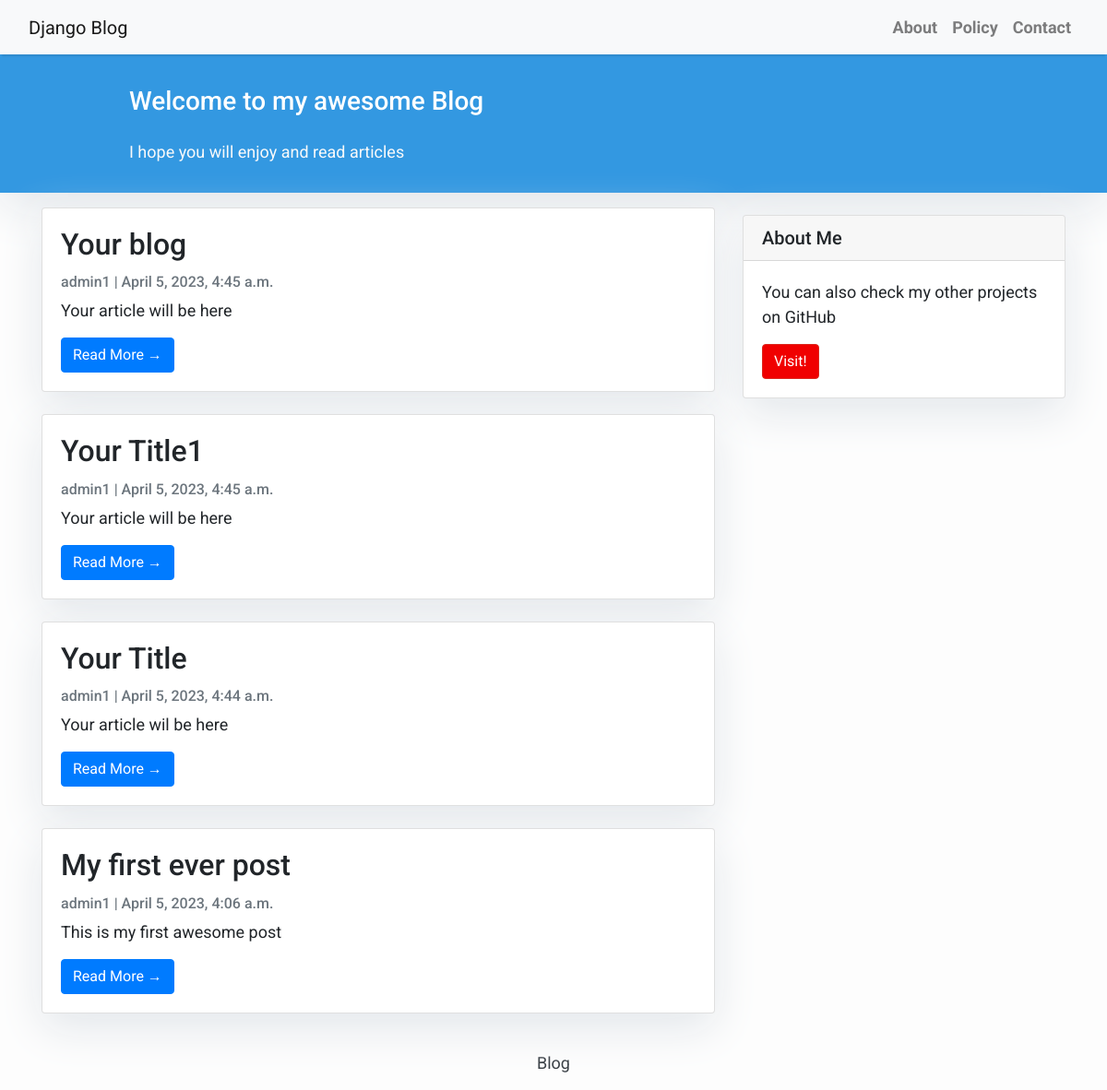
The page / on the database its author committed.
### app/models.py (models this page shows, shortened)
class Post(models.Model):
    title = models.CharField(max_length=200, unique=True)
    slug = models.SlugField(max_length=200, unique=True)
    author = models.ForeignKey(User, on_delete= models.CASCADE,related_name='blog_posts')
    updated_on = models.DateTimeField(auto_now= True)
    content = models.TextField()
    created_on = models.DateTimeField(auto_now_add=True)
    status = models.IntegerField(choices=STATUS, default=0)
    class Meta:
        ordering = ['-created_on']

### app/views.py (the view)
# urls.py: path('', views.PostList.as_view(), name='home'),
class PostList(generic.ListView):
    queryset = Post.objects.filter(status=1).order_by('-created_on')
    template_name = 'index.html'

### app/templates/index.html (shortened to what this page needs)
{% extends "base.html" %}
{% block content %}
<header class="masthead">
    <div class="container">
        <div class="row">
            <div class=" col-md-8 col-md-10 mx-auto">
                <div class="site-heading">
                    <h3 class=" site-heading my-4 mt-3 text-white"> Welcome to my awesome Blog </h3>
                    <p class="text-light">I hope you will enjoy and read articles
                    </p>
                </div>
            </div>
        </div>
    </div>
</header>
<div class="container">
    <div class="row">
        <div class="col-md-8 mt-3 left">
            {% for post in post_list %}
            <div class="card mb-4">
                <div class="card-body">
                    <h2 class="card-title">{{ post.title }}</h2>
                    <p class="card-text text-muted h6">{{ post.author }} | {{ post.created_on}} </p>
                    <p class="card-text">{{post.content|slice:":200" }}</p>
                    <a href="{% url 'post_detail' post.slug  %}" class="btn btn-primary">Read More &rarr;</a>
                </div>
            </div>
            {% endfor %}
        </div>
        {% block sidebar %} {% include 'sidebar.html' %} {% endblock sidebar %}
    </div>
</div>
{%endblock%}

### app/templates/base.html (shortened to what this page needs)
<!DOCTYPE html>
<html>
    <head>
        <link rel="stylesheet" href="https://maxcdn.bootstrapcdn.com/bootstrap/4.0.0/css/bootstrap.min.css"
 />
    </head>
    <body>
        <nav class="navbar navbar-expand-lg navbar-light bg-light shadow" id="mainNav">
            <div class="container-fluid">
                <a class="navbar-brand" href="{% url 'home' %}">Django Blog</a>
                <div class="collapse navbar-collapse" id="navbarResponsive">
                    <ul class="navbar-nav ml-auto">
                        <li class="nav-item text-black">
                            <a class="nav-link text-black font-weight-bold" href="#">About</a>
                        </li>
                        <li class="nav-item text-black">
                            <a class="nav-link text-black font-weight-bold" href="#">Policy</a>
                        </li>
                        <li class="nav-item text-black">
                            <a class="nav-link text-black font-weight-bold" href="#">Contact</a>
                        </li>
                    </ul>
                </div>
            </div>
        </nav>
        {% block content %}
        {% endblock content %}
        <footer class="py-3 bg-grey">
            <p class="m-0 text-dark text-center ">Blog</p>
        </footer>
    </body>
</html>

### app/templates/sidebar.html (shortened to what this page needs)
{% block sidebar %}
            <div class="col-md-4 float-right ">
            <div class="card my-4">
                    <h5 class="card-header">About Me</h5>
                <div class="card-body">
                    <p class="card-text"> You can also check my other projects on GitHub</p>
                    <a href="https://github.com/sherik8"
                         class="btn btn-danger">Visit!</a>
                </div>
            </div>
            </div>
{% endblock sidebar %}

### app/templates/base.html (style rules this page uses)
body { font-family: "Roboto", sans-serif; font-size: 17px; background-color: #fdfdfd; }
.shadow { box-shadow: 0 4px 2px -2px rgba(0, 0, 0, 0.1); }
.btn-danger { color: #fff; background-color: #f00000; border-color: #dc281e; }
.masthead { background: #3398E1; height: auto; padding-bottom: 15px; box-shadow: 0 16px 48px #E3E7EB; padding-top: 10px; }

### app/templates/index.html (style rules this page uses)
body { font-family: "Roboto", sans-serif; font-size: 18px; background-color: #fdfdfd; }
.card { box-shadow: 0 16px 48px #E3E7EB; }

### app/templates/sidebar.html (style rules this page uses)
.card { box-shadow: 0 16px 48px #E3E7EB; }

### rows shown on the page
Post: title "Your blog", author "admin1", created_on "April 5, 2023, 4:45 a.m.", content "Your article will be here"
Post: title "Your Title1", author "admin1", created_on "April 5, 2023, 4:45 a.m.", content "Your article will be here"
Post: title "Your Title", author "admin1", created_on "April 5, 2023, 4:44 a.m.", content "Your article wil be here"
Post: title "My first ever post", author "admin1", created_on "April 5, 2023, 4:06 a.m.", content "This is my first awesome post"
